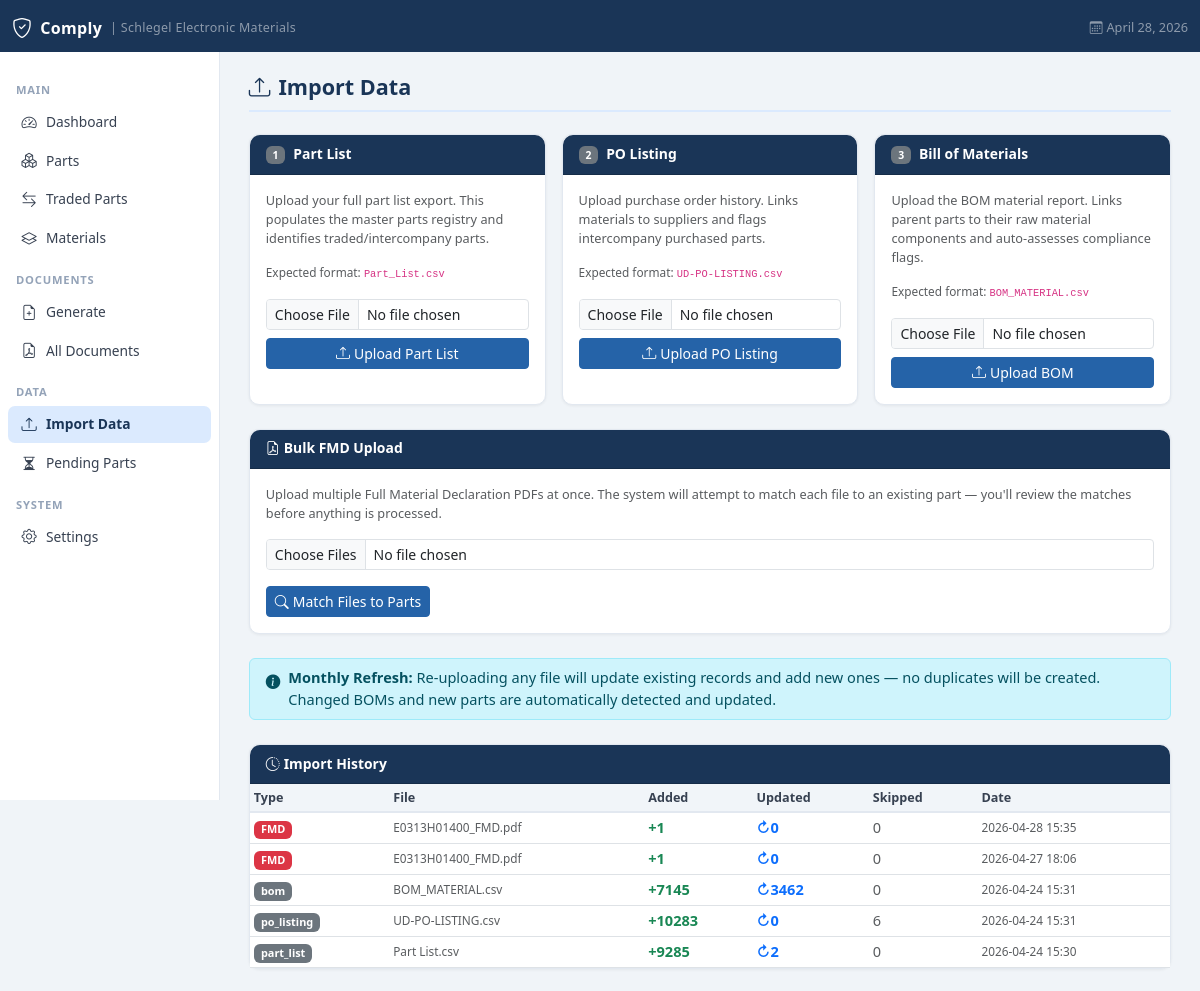
The page /import on the database its author committed.
### tables this page shows
CREATE TABLE settings(
            id          INTEGER PRIMARY KEY AUTOINCREMENT,
            key         TEXT NOT NULL UNIQUE,
            value       TEXT,
            updated_at  TEXT DEFAULT (datetime('now'))
        );

CREATE TABLE import_log (
            id          INTEGER PRIMARY KEY AUTOINCREMENT,
            import_type TEXT,
            filename    TEXT,
            rows_added  INTEGER DEFAULT 0,
            rows_updated INTEGER DEFAULT 0,
            rows_skipped INTEGER DEFAULT 0,
            imported_at TEXT DEFAULT (datetime('now')),
            notes       TEXT
        );

### app.py (the view, shortened to what this page needs)
@app.route("/import", methods=["GET","POST"])
def import_data():
    conn = get_db()
    logs = conn.execute(
        "SELECT * FROM import_log ORDER BY imported_at DESC LIMIT 20"
    ).fetchall()
    conn.close()
    return render_template("import.html", logs=logs)

### app.py (called while the page is built)
def get_db():
    conn = sqlite3.connect(DB_PATH)
    conn.row_factory = sqlite3.Row
    conn.execute("PRAGMA foreign_keys = ON")
    return conn

def get_unacknowledged_versions():
    conn = get_db()
    rows = conn.execute("""
        SELECT rv.standard, rv.version, rv.updated_at, rv.notes
        FROM regulatory_versions rv
        WHERE NOT EXISTS (
            SELECT 1 FROM user_acknowledged_versions uav
            WHERE uav.standard = rv.standard
            AND uav.version = rv.version
        )
        ORDER BY rv.updated_at DESC
    """).fetchall()
    conn.close()
    return [dict(r) for r in rows]

@app.context_processor
def inject_regulatory_notifications():
    try:
        updates = get_unacknowledged_versions()
    except Exception:
        updates = []
    return dict(regulatory_updates=updates)

@app.context_processor
def inject_globals():
    import flask
    conn = get_db()
    rows = conn.execute("SELECT key, value FROM settings").fetchall()
    settings = {r["key"]: r["value"] for r in rows}
    theme = settings.get("theme", "navy")
    conn.close()
    return {
        "now":      datetime.now(),
        "request":  flask.request,
        "settings": settings,
        "theme":    theme,
    }

### templates/import.html (shortened to what this page needs)
{% extends "base.html" %}
{% block content %}
<div class="page-header">
  <h1><i class="bi bi-upload me-2"></i>Import Data</h1>
</div>
<div class="row g-3 mb-4">
  <div class="col-12 col-md-4">
    <div class="card h-100">
      <div class="card-header"><span class="badge bg-secondary me-2">1</span>Part List</div>
      <div class="card-body">
        <p class="text-muted small">Upload your full part list export. This populates the master parts registry and identifies traded/intercompany parts.</p>
        <p class="text-xs text-muted mb-3">Expected format: <code>Part_List.csv</code></p>
        <form method="post" enctype="multipart/form-data">
          <div class="mb-2">
            <input type="file" name="file" class="form-control form-control-sm" accept=".csv" required/>
          </div>
          <button type="submit" class="btn btn-primary btn-sm w-100">
            <i class="bi bi-upload me-1"></i>Upload Part List
          </button>
        </form>
      </div>
    </div>
  </div>
  <div class="col-12 col-md-4">
    <div class="card h-100">
      <div class="card-header"><span class="badge bg-secondary me-2">2</span>PO Listing</div>
      <div class="card-body">
        <p class="text-muted small">Upload purchase order history. Links materials to suppliers and flags intercompany purchased parts.</p>
        <p class="text-xs text-muted mb-3">Expected format: <code>UD-PO-LISTING.csv</code></p>
        <form method="post" enctype="multipart/form-data">
          <div class="mb-2">
            <input type="file" name="file" class="form-control form-control-sm" accept=".csv" required/>
          </div>
          <button type="submit" class="btn btn-primary btn-sm w-100">
            <i class="bi bi-upload me-1"></i>Upload PO Listing
          </button>
        </form>
      </div>
    </div>
  </div>
  <div class="col-12 col-md-4">
    <div class="card h-100">
      <div class="card-header"><span class="badge bg-secondary me-2">3</span>Bill of Materials</div>
      <div class="card-body">
        <p class="text-muted small">Upload the BOM material report. Links parent parts to their raw material components and auto-assesses compliance flags.</p>
        <p class="text-xs text-muted mb-3">Expected format: <code>BOM_MATERIAL.csv</code></p>
        <form method="post" enctype="multipart/form-data">
          <div class="mb-2">
            <input type="file" name="file" class="form-control form-control-sm" accept=".csv" required/>
          </div>
          <button type="submit" class="btn btn-primary btn-sm w-100">
            <i class="bi bi-upload me-1"></i>Upload BOM
          </button>
        </form>
      </div>
    </div>
  </div>
</div>
<div class="card mb-4">
  <div class="card-header">
    <i class="bi bi-file-earmark-pdf me-1"></i>Bulk FMD Upload
  </div>
  <div class="card-body">
    <p class="text-muted small mb-3">Upload multiple Full Material Declaration PDFs at once. The system will attempt to match each file to an existing part — you'll review the matches before anything is processed.</p>
    <div class="mb-3">
      <input type="file" id="bulkFmdInput" class="form-control form-control-sm" accept=".pdf" multiple/>
    </div>
    <button type="button" class="btn btn-primary btn-sm" id="bulkMatchBtn">
      <i class="bi bi-search me-1"></i>Match Files to Parts
    </button>
  </div>
</div>
<div class="alert alert-info d-flex gap-2 align-items-start py-2 mb-4">
  <i class="bi bi-info-circle-fill mt-1 flex-shrink-0"></i>
  <div>
    <strong>Monthly Refresh:</strong> Re-uploading any file will update existing records and add new ones — no duplicates will be created.
    Changed BOMs and new parts are automatically detected and updated.
  </div>
</div>
<div class="card">
  <div class="card-header"><i class="bi bi-clock-history me-1"></i>Import History</div>
  <div class="card-body p-0">
    {% if logs %}
    <table class="table table-sm table-hover mb-0">
      <thead>
        <tr><th>Type</th><th>File</th><th>Added</th><th>Updated</th><th>Skipped</th><th>Date</th></tr>
      </thead>
      <tbody>
        {% for log in logs %}
        <tr>
          <td>
            {% if log.import_type == 'fmd' %}
              <span class="badge bg-danger">FMD</span>
            {% else %}
              <span class="badge bg-secondary">{{ log.import_type }}</span>
            {% endif %}
          </td>
          <td class="text-muted text-xs">{{ log.filename }}</td>
          <td><span class="text-success fw-semibold">+{{ log.rows_added }}</span></td>
          <td><span class="text-primary fw-semibold">↻{{ log.rows_updated }}</span></td>
          <td class="text-muted">{{ log.rows_skipped }}</td>
          <td class="text-muted text-xs">{{ log.imported_at[:16] }}</td>
        </tr>
        {% endfor %}
      </tbody>
    </table>
    {% else %}
    <p class="text-muted p-3 mb-0 text-center">No imports yet. Start with Step 1 above.</p>
    {% endif %}
  </div>
</div>
{% endblock %}

### templates/base.html (shortened to what this page needs)
<!DOCTYPE html>
<html lang="en">
<head>
  <link href="https://cdn.jsdelivr.net/npm/bootstrap@5.3.2/dist/css/bootstrap.min.css" rel="stylesheet"/>
  <link href="https://cdn.jsdelivr.net/npm/bootstrap-icons@1.11.3/font/bootstrap-icons.css" rel="stylesheet"/>
</head>
<body>
<nav class="navbar navbar-dark">
  <div class="container-fluid">
    <a class="navbar-brand d-flex align-items-center gap-2" href="/">
      <i class="bi bi-shield-check fs-5"></i> Comply
      <span class="text-white-50 fw-normal" style="font-size:.78rem;">| {{ settings.get('company_name', 'Comply') }}</span>
    </a>
    <span class="text-white-50 small">
      <i class="bi bi-calendar3 me-1"></i>{{ now.strftime('%B %d, %Y') if now else '' }}
    </span>
  </div>
</nav>
<div class="main-wrap">
  <aside class="sidebar d-none d-md-flex flex-column">
    <div class="sidebar-section">Main</div>
    <ul class="nav flex-column">
      <li><a class="nav-link {% if request.endpoint=='dashboard' %}active{% endif %}" href="/">
        <i class="bi bi-speedometer2"></i> Dashboard
      </a></li>
      <li><a class="nav-link {% if request.endpoint in ['parts_list','part_detail'] %}active{% endif %}" href="/parts">
        <i class="bi bi-boxes"></i> Parts
      </a></li>
      <li><a class="nav-link {% if request.endpoint=='traded_parts' %}active{% endif %}" href="/parts/traded">
        <i class="bi bi-arrow-left-right"></i> Traded Parts
      </a></li>
      <li><a class="nav-link {% if 'material' in (request.endpoint or '') %}active{% endif %}" href="/materials">
        <i class="bi bi-layers"></i> Materials
      </a></li>
    </ul>
    <div class="sidebar-section">Documents</div>
    <ul class="nav flex-column">
      <li><a class="nav-link {% if request.endpoint=='generate_document' %}active{% endif %}" href="/documents/generate">
        <i class="bi bi-file-earmark-plus"></i> Generate
      </a></li>
      <li><a class="nav-link {% if request.endpoint=='documents_list' %}active{% endif %}" href="/documents">
        <i class="bi bi-file-earmark-pdf"></i> All Documents
      </a></li>
    </ul>
    <div class="sidebar-section">Data</div>
    <ul class="nav flex-column">
      <li><a class="nav-link {% if request.endpoint=='import_data' %}active{% endif %}" href="/import">
        <i class="bi bi-upload"></i> Import Data
      </a></li>
      <li><a class="nav-link {% if request.endpoint=='pending_parts' %}active{% endif %}" href="/parts/pending">
        <i class="bi bi-hourglass-split"></i> Pending Parts
      </a></li>
    </ul>
    <div class="sidebar-section">System</div>
    <ul class="nav flex-column">
      <li><a class="nav-link {% if request.endpoint=='settings_page' %}active{% endif %}" href="/settings">
        <i class="bi bi-gear"></i> Settings
      </a></li>
    </ul>
  </aside>
  <main class="main-content">
    {% block content %}{% endblock %}
  </main>
</div>
</body>
</html>

### rows shown on the page
settings: get "Schlegel Electronic Materials"
import_log: imported_at "April 28, 2026", import_type "FMD", filename "E0313H01400_FMD.pdf", rows_added "1", rows_updated "0", rows_skipped "0", imported_at "2026-04-28 15:35"
import_log: import_type "FMD", filename "E0313H01400_FMD.pdf", rows_added "1", rows_updated "0", rows_skipped "0", imported_at "2026-04-27 18:06"
import_log: import_type "bom", filename "BOM_MATERIAL.csv", rows_added "7145", rows_updated "3462", rows_skipped "0", imported_at "2026-04-24 15:31"
import_log: import_type "po_listing", filename "UD-PO-LISTING.csv", rows_added "10283", rows_updated "0", rows_skipped "6", imported_at "2026-04-24 15:31"
import_log: import_type "part_list", filename "Part List.csv", rows_added "9285", rows_updated "2", rows_skipped "0", imported_at "2026-04-24 15:30"
